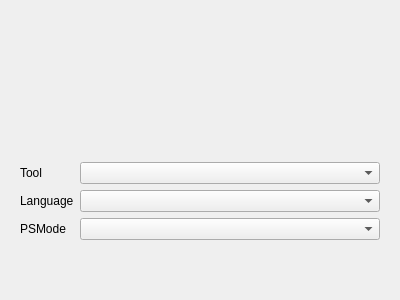
<?xml version="1.0" encoding="UTF-8"?>
<ui version="4.0">
 <class>Form</class>
 <widget class="QWidget" name="Form">
  <property name="geometry">
   <rect>
    <x>0</x>
    <y>0</y>
    <width>400</width>
    <height>300</height>
   </rect>
  </property>
  <property name="windowTitle">
   <string>Form</string>
  </property>
  <layout class="QVBoxLayout" name="verticalLayout">
   <item>
    <widget class="QWidget" name="widget_1" native="true">
     <layout class="QHBoxLayout" name="horizontalLayout"/>
    </widget>
   </item>
   <item>
    <widget class="QWidget" name="widget_2" native="true">
     <layout class="QFormLayout" name="formLayout">
      <item row="0" column="0">
       <widget class="QLabel" name="labelTool">
        <property name="text">
         <string>Tool</string>
        </property>
       </widget>
      </item>
      <item row="0" column="1">
       <widget class="QComboBox" name="comboBoxTool"/>
      </item>
      <item row="1" column="0">
       <widget class="QLabel" name="labelLang">
        <property name="text">
         <string>Language</string>
        </property>
       </widget>
      </item>
      <item row="1" column="1">
       <widget class="QComboBox" name="comboBoxLang"/>
      </item>
      <item row="2" column="0">
       <widget class="QLabel" name="labelPSMode">
        <property name="text">
         <string>PSMode</string>
        </property>
       </widget>
      </item>
      <item row="2" column="1">
       <widget class="QComboBox" name="comboBoxPSMode"/>
      </item>
     </layout>
    </widget>
   </item>
  </layout>
 </widget>
 <resources/>
 <connections/>
</ui>
